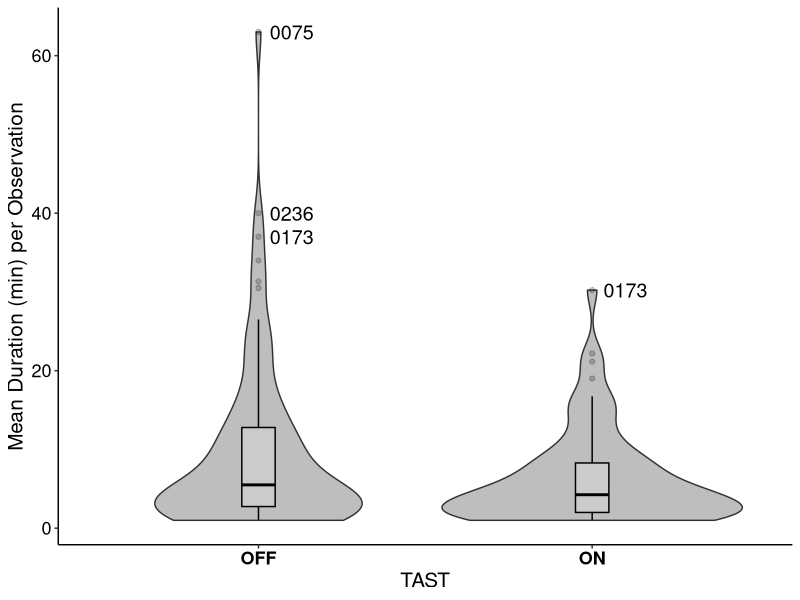

This figure's R source:
#### Short-Term Effects: Fall 2020 - Duration and Presence ###
# TAST Whatcom Creek Manuscript 
# Last update made by Kathleen McKeegan 9/15/2023

## Load Packages for Script
library('tidyverse')


######### 2020 Only - Effects of TAST in ON year ########

tast.dat <- read.csv("2020_data.csv", header=T)
tast.dat$Fish<- sub("^$", "0", tast.dat$Fish)
tast.dat$Fish[tast.dat$Fish == "Y"] <- "1"
tast.dat$Fish <- as.numeric(tast.dat$Fish)
tast.dat$Date <- as.Date(tast.dat$Date, "%m/%d/%y")
tast.dat$ID <- str_pad(tast.dat$ID, 4, pad = "0") #make all IDs a 4-digit number
tast.dat$ID[tast.dat$ID == "Sea_lion"]  <- "sea_lion" #fix typo in sea_lion impacting summary
tast.dat$ID[tast.dat$ID == "00CF"] <- "0198"
tast.dat$ID[tast.dat$ID == "0265"] <- "0072"
tast.dat$ID <- as.factor(tast.dat$ID)
tast.dat$Salmon3day <- as.character(tast.dat$Salmon3day)
tast.dat$Salmon3day <- as.numeric(tast.dat$Salmon3day)
tast.dat$Salmon5day <- as.character(tast.dat$Salmon5day)
tast.dat$Salmon5day <- as.numeric(tast.dat$Salmon5day)

#Remove any RS from the New IDs, keep only LS since we know they are unique individuals

tast.dat <- subset(tast.dat, ID!= '00AO'& ID!='00BA'& ID!= '00BC'& ID!='00BD'& ID!='00BF'& ID!='00BG'& 
                     ID!='00BR'& ID!='00BT'& ID!='00BW'& ID!='00BY'& ID!='00BZ'& ID!='00CA'& ID!='00CJ'&
                     ID!= '00CL'& ID!='00CT'& ID!='00CU' & ID!= '00CW' &ID!="sea_lion")

## Create dataframe with summary of d and catches
#Group by duration (surface counts) of each ID per day, narrow it down to the experimental window 10/29-11/25

tast.summary <- tast.dat %>%
  group_by(Date, ID, Length, Camera, Tide_Height, TAST, Salmon5day, Salmon3day) %>%
  summarise(Occurrence = n_distinct(Time),
            Catches = sum(Fish)) %>%
  filter(Date >= '2020-10-25' & Date <= '2020-11-25')

###### Data Visualization and Exploration ###### 

#Summarize the information per ID per Day
tast.summary.day <- tast.summary %>%
  group_by(ID, TAST) %>%
  summarise(nDays=length(Date), 
            meanOccurrence = mean(Occurrence),
            sumOccurrence = sum(Occurrence),
            sumCatches = sum(Catches), 
            meanCatches=mean(Catches))

# Look at individuals seen based on TAST
summary.day2 <- tast.summary.day[(1:153), (1:3)]
summary.day2 <- pivot_wider(summary.day2, names_from= 'TAST', values_from="nDays")
summary.day2 <- summary.day2 %>% replace(is.na(.), 0)
sum(summary.day2$ON == 0) #Number of individuals seen only when TAST was OFF
31/98
sum(summary.day2$OFF == 0) #Number of individuals seen only when TAST was ON 
12/98

## quick visualization of duration (surface counts) per ID throughout season
table.occurrence <- tast.dat %>%
  count(ID)
#Summary of duration
#Max
table.occurrence[which.max(table.occurrence$n),] #ID 173 had greatest number of surface counts
#Min
mins.occurrence <- table.occurrence[table.occurrence$n == '1',]

# Number of individuals observed during the experimental window
n_distinct(tast.summary$ID) #98 individuals 

#### Duration across TAST Status #### 

duration.summary <- cbind(tast.summary.day[,c(1:5)])

#Average duration: 
duration.on <- duration.summary %>%
  filter(TAST == "ON")
duration.off <- duration.summary %>%
  filter(TAST == "OFF")
mean(duration.on$meanOccurrence) #6.33 min
sd(duration.on$meanOccurrence)
mean(duration.off$meanOccurrence) #9.67 min

Duration.v2<- ggplot(duration.summary, aes(x=TAST, y=meanOccurrence)) +
  geom_violin(fill='grey')+
  geom_boxplot(color='black', width=0.1, alpha=0.2)+
  labs(y='Mean Duration (min) per Observation')+
  geom_text(data=subset(duration.summary, ID=='0075' | ID=='0236' | ID=='0173'),
            aes(TAST, meanOccurrence, label=ID), nudge_x = 0.1, size=5)+
  theme_classic()+
  theme(legend.position='none',
        axis.text.x = element_text(colour = "black", size = 13, face = "bold"), 
        axis.text.y = element_text(colour = "black", size = 13),
        axis.title = element_text(colour="black", size=15))
Duration.v2
